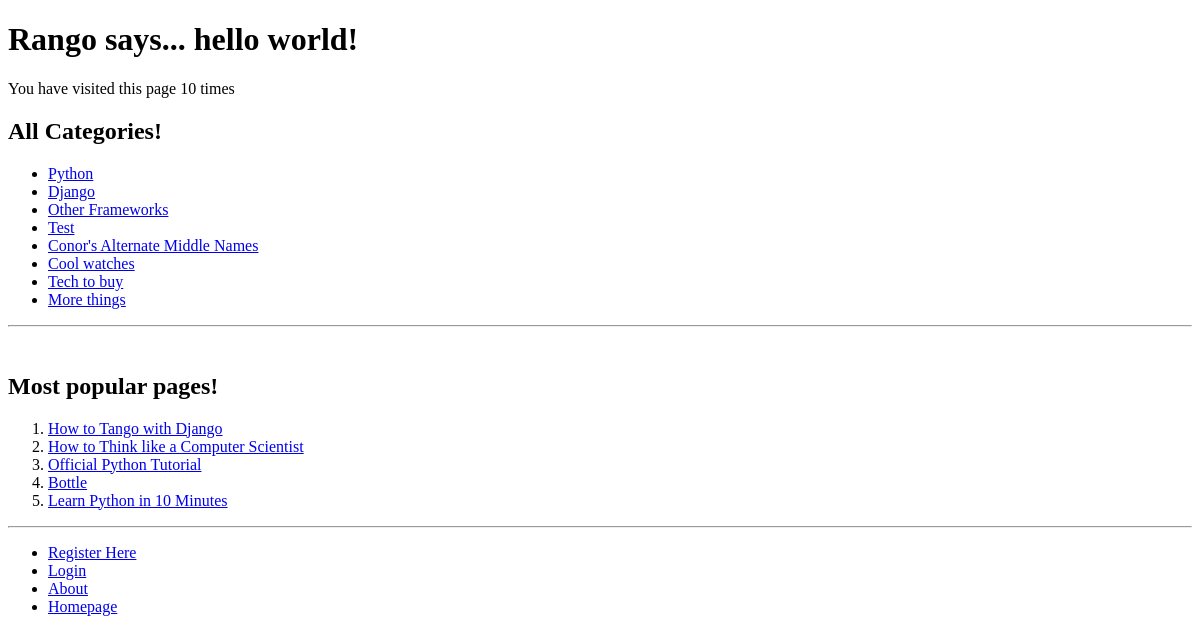
The page /Rango/ on the database as committed earlier.
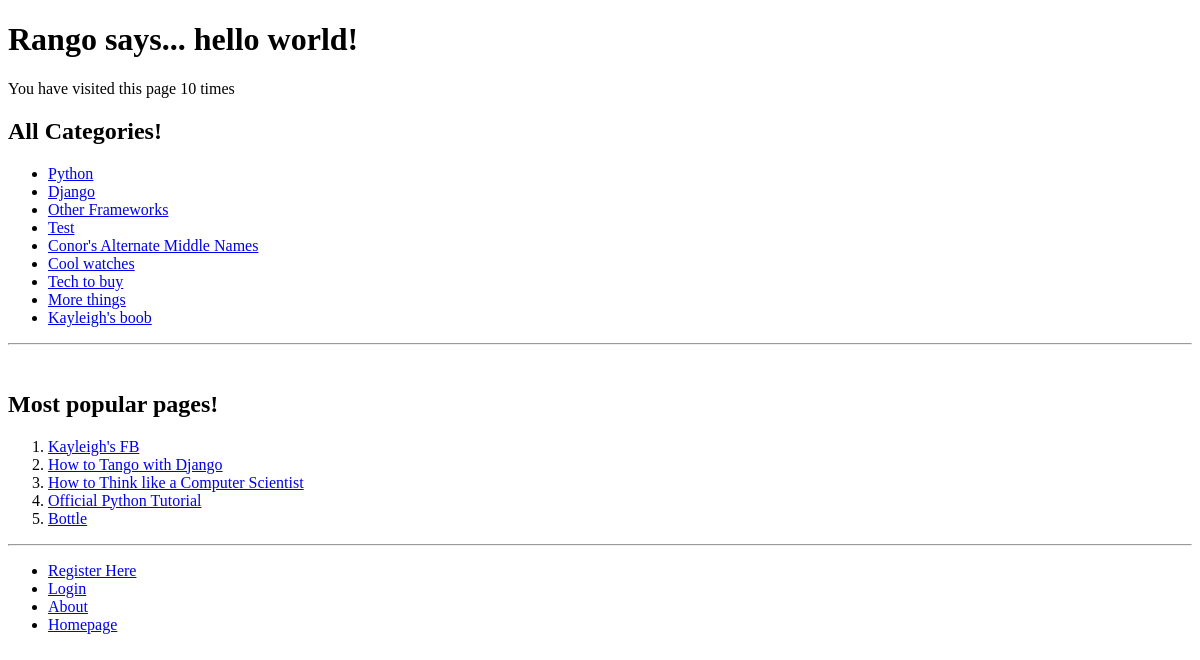
The same page on the database as committed later.
### Rango/models.py (models this page shows, shortened)
class Category(models.Model):
	name = models.CharField(max_length=128, unique = True)
	views = models.IntegerField(default = 0)
	likes = models.IntegerField(default = 0)
	slug = models.SlugField()

class Page(models.Model):
	category = models.ForeignKey(Category)
	title = models.CharField(max_length = 128)
	url = models.URLField()
	views = models.IntegerField(default=0)

### Rango/views.py (the view)
def index(request):
	category_list = Category.objects.order_by('-likes')[:10]
	popular_pages = Page.objects.order_by('-views')[:5]
	context_dict = {'categories': category_list, 'pages': popular_pages}
	visits = request.session.get('visits')
	if not visits:
		visits = 10
	reset_last_visit_time = False
	last_visit = request.session.get('last_visit')
	if last_visit:
		last_visit_time = datetime.strptime(last_visit[:-7], "%Y-%m-%d %H:%M:%S")
		if (datetime.now() - last_visit_time).seconds > 0:
			visits = visits + 1
			reset_last_visit_time = True
	else:
		reset_last_visit_time = True
	if reset_last_visit_time:
		request.session['last_visit'] = str(datetime.now())
		request.session['visits'] = visits
	context_dict['visits'] = visits
	response = render(request, 'Rango/index.html', context_dict)
	return response
	return response

### Templates/Rango/index.html (shortened to what this page needs)
{% extends 'Rango/base.html' %}
{% load staticfiles %}
{%block body_block %}
		{% if user.is_authenticated %}
			<h1>Rango says... hello {{ user.username }}!</h1>
		{% else %}
			<h1>Rango says... hello world!</h1>
		{% endif %}
		<p> You have visited this page {{ visits }} times</p>
		{% if categories %}
			<h2><strong>All Categories!</strong></h2>
			<ul>
				{% for category in categories %}
				<li><a href={% url 'category' category.slug %}>{{ category.name }}</a></li>
				{% endfor %}
			</ul>
			<hr><br>
			<h2><strong>Most popular pages!</strong></h2>
			<ol>
				{% for page in pages %}
				<li><a href={{ page.url }}>{{ page.title }}</a></li>
				{% endfor %}
			</ol>
		{% else %}
			<strong>There are no categories present.</strong>
		{% endif %}
{% endblock %}

Rows that differ between the two databases and show on the page:
no longer on this page (row unchanged): Page: title "Learn Python in 10 Minutes"
added Category: name "Kayleigh's boob"
added Page: title "Kayleigh's FB"
